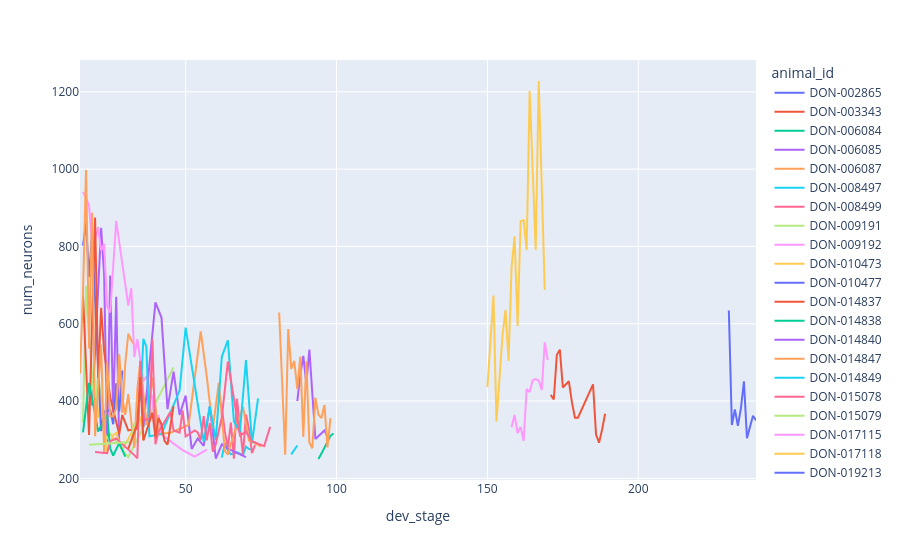

The notebook cell this image was saved under:
### Markdown cell above
Here's a view of how the number of neurons varies per animal throughout development.

### Code cell
summaries_df_connect_thresh = connect_thresh_grouping.get_group(CONNECT_THRESH).copy(
    deep=True
)
fig = px.line(
    summaries_df_connect_thresh, x="dev_stage", y="num_neurons", color="animal_id"
)
fig.show()

### Figure 1 — Plotly figure (JSON) as saved in the notebook; plotly's stock layout.template omitted (floating-point values rounded to 4 significant figures)
{"data": [{"hovertemplate": "animal_id=DON-002865<br>dev_stage=%{x}<br>num_neurons=%{y}<extra></extra>", "legendgroup": "DON-002865", "line": {"color": "#636efa", "dash": "solid"}, "marker": {"symbol": "circle"}, "mode": "lines", "name": "DON-002865", "orientation": "v", "showlegend": true, "type": "scatter", "x": [230, 231, 232, 233, 234, 235, 236, 238, 239], "xaxis": "x", "y": [634, 338, 378, 336, 381, 451, 304, 362, 350], "yaxis": "y"}, {"hovertemplate": "animal_id=DON-003343<br>dev_stage=%{x}<br>num_neurons=%{y}<extra></extra>", "legendgroup": "DON-003343", "line": {"color": "#EF553B", "dash": "solid"}, "marker": {"symbol": "circle"}, "mode": "lines", "name": "DON-003343", "orientation": "v", "showlegend": true, "type": "scatter", "x": [171, 172, 173, 174, 175, 177, 178, 179, 180, 184, 185, 186, 187, 188, 189], "xaxis": "x", "y": [416, 404, 519, 533, 435, 451, 397, 357, 357, 425, 443, 313, 292, 326, 367], "yaxis": "y"}, {"hovertemplate": "animal_id=DON-006084<br>dev_stage=%{x}<br>num_neurons=%{y}<extra></extra>", "legendgroup": "DON-006084", "line": {"color": "#00cc96", "dash": "solid"}, "marker": {"symbol": "circle"}, "mode": "lines", "name": "DON-006084", "orientation": "v", "showlegend": true, "type": "scatter", "x": [20], "xaxis": "x", "y": [302], "yaxis": "y"}, {"hovertemplate": "animal_id=DON-006085<br>dev_stage=%{x}<br>num_neurons=%{y}<extra></extra>", "legendgroup": "DON-006085", "line": {"color": "#ab63fa", "dash": "solid"}, "marker": {"symbol": "circle"}, "mode": "lines", "name": "DON-006085", "orientation": "v", "showlegend": true, "type": "scatter", "x": [19, 20, 22, 23, 24, 25, 26, 27, 28], "xaxis": "x", "y": [388, 528, 848, 726, 295, 725, 369, 670, 288], "yaxis": "y"}, {"hovertemplate": "animal_id=DON-006087<br>dev_stage=%{x}<br>num_neurons=%{y}<extra></extra>", "legendgroup": "DON-006087", "line": {"color": "#FFA15A", "dash": "solid"}, "marker": {"symbol": "circle"}, "mode": "lines", "name": "DON-006087", "orientation": "v", "showlegend": true, "type": "scatter", "x": [26, 28, 29, 30, 31, 32, 33], "xaxis": "x", "y": [361, 473, 369, 497, 574, 557, 545], "yaxis": "y"}, {"hovertemplate": "animal_id=DON-008497<br>dev_stage=%{x}<br>num_neurons=%{y}<extra></extra>", "legendgroup": "DON-008497", "line": {"color": "#19d3f3", "dash": "solid"}, "marker": {"symbol": "circle"}, "mode": "lines", "name": "DON-008497", "orientation": "v", "showlegend": true, "type": "scatter", "x": [62, 63, 64, 65, 67, 69, 70, 71, 72], "xaxis": "x", "y": [254, 291, 272, 262, 267, 260, 282, 276, 274], "yaxis": "y"}, {"hovertemplate": "animal_id=DON-008499<br>dev_stage=%{x}<br>num_neurons=%{y}<extra></extra>", "legendgroup": "DON-008499", "line": {"color": "#FF6692", "dash": "solid"}, "marker": {"symbol": "circle"}, "mode": "lines", "name": "DON-008499", "orientation": "v", "showlegend": true, "type": "scatter", "x": [61, 62, 63, 64, 65, 66, 67, 69, 70, 71, 72, 73], "xaxis": "x", "y": [412, 383, 320, 280, 344, 251, 406, 261, 365, 328, 265, 286], "yaxis": "y"}, {"hovertemplate": "animal_id=DON-009191<br>dev_stage=%{x}<br>num_neurons=%{y}<extra></extra>", "legendgroup": "DON-009191", "line": {"color": "#B6E880", "dash": "solid"}, "marker": {"symbol": "circle"}, "mode": "lines", "name": "DON-009191", "orientation": "v", "showlegend": true, "type": "scatter", "x": [16, 17, 18, 19, 20, 21, 23, 24, 25, 30, 31, 46], "xaxis": "x", "y": [345, 698, 575, 458, 362, 472, 319, 302, 315, 264, 255, 487], "yaxis": "y"}, {"hovertemplate": "animal_id=DON-009192<br>dev_stage=%{x}<br>num_neurons=%{y}<extra></extra>", "legendgroup": "DON-009192", "line": {"color": "#FF97FF", "dash": "solid"}, "marker": {"symbol": "circle"}, "mode": "lines", "name": "DON-009192", "orientation": "v", "showlegend": true, "type": "scatter", "x": [16, 18, 19, 20, 21, 22, 23, 24, 25, 27, 31, 32, 33, 34, 36, 37, 39, 40, 41, 42, 49, 53, 57], "xaxis": "x", "y": [941, 908, 804, 817, 850, 789, 807, 644, 629, 866, 647, 692, 514, 560, 451, 464, 407, 321, 364, 313, 273, 256, 274], "yaxis": "y"}, {"hovertemplate": "animal_id=DON-010473<br>dev_stage=%{x}<br>num_neurons=%{y}<extra></extra>", "legendgroup": "DON-010473", "line": {"color": "#FECB52", "dash": "solid"}, "marker": {"symbol": "circle"}, "mode": "lines", "name": "DON-010473", "orientation": "v", "showlegend": true, "type": "scatter", "x": [21, 22, 24, 26, 27, 29, 35, 36], "xaxis": "x", "y": [357, 414, 268, 312, 317, 274, 359, 299], "yaxis": "y"}, {"hovertemplate": "animal_id=DON-010477<br>dev_stage=%{x}<br>num_neurons=%{y}<extra></extra>", "legendgroup": "DON-010477", "line": {"color": "#636efa", "dash": "solid"}, "marker": {"symbol": "circle"}, "mode": "lines", "name": "DON-010477", "orientation": "v", "showlegend": true, "type": "scatter", "x": [16, 17, 18, 19, 22, 23, 25, 26, 27, 28, 29], "xaxis": "x", "y": [802, 860, 721, 830, 322, 373, 377, 340, 446, 373, 479], "yaxis": "y"}, {"hovertemplate": "animal_id=DON-014837<br>dev_stage=%{x}<br>num_neurons=%{y}<extra></extra>", "legendgroup": "DON-014837", "line": {"color": "#EF553B", "dash": "solid"}, "marker": {"symbol": "circle"}, "mode": "lines", "name": "DON-014837", "orientation": "v", "showlegend": true, "type": "scatter", "x": [16, 18, 19, 20, 21, 22, 23, 25, 28, 29, 31, 34, 35], "xaxis": "x", "y": [673, 312, 601, 875, 460, 641, 529, 410, 314, 364, 324, 328, 444], "yaxis": "y"}, {"hovertemplate": "animal_id=DON-014838<br>dev_stage=%{x}<br>num_neurons=%{y}<extra></extra>", "legendgroup": "DON-014838", "line": {"color": "#00cc96", "dash": "solid"}, "marker": {"symbol": "circle"}, "mode": "lines", "name": "DON-014838", "orientation": "v", "showlegend": true, "type": "scatter", "x": [16, 17, 18, 20, 21, 24, 25, 26, 28, 30], "xaxis": "x", "y": [319, 387, 447, 367, 321, 363, 277, 259, 291, 256], "yaxis": "y"}, {"hovertemplate": "animal_id=DON-014840<br>dev_stage=%{x}<br>num_neurons=%{y}<extra></extra>", "legendgroup": "DON-014840", "line": {"color": "#ab63fa", "dash": "solid"}, "marker": {"symbol": "circle"}, "mode": "lines", "name": "DON-014840", "orientation": "v", "showlegend": true, "type": "scatter", "x": [36, 40, 42, 44, 46, 48, 50, 52, 54, 56, 58, 60, 62, 64, 70], "xaxis": "x", "y": [333, 655, 616, 379, 476, 364, 414, 276, 303, 284, 387, 251, 288, 277, 255], "yaxis": "y"}, {"hovertemplate": "animal_id=DON-014847<br>dev_stage=%{x}<br>num_neurons=%{y}<extra></extra>", "legendgroup": "DON-014847", "line": {"color": "#FFA15A", "dash": "solid"}, "marker": {"symbol": "circle"}, "mode": "lines", "name": "DON-014847", "orientation": "v", "showlegend": true, "type": "scatter", "x": [15, 16, 17, 18, 19, 20, 22, 23, 24, 25, 26, 27, 28, 29, 30, 31, 32, 33, 34, 35, 37, 39, 41, 45, 51, 55, 57, 59, 61, 63, 64, 65, 69, 71, 75], "xaxis": "x", "y": [471, 680, 998, 536, 887, 309, 546, 264, 500, 361, 360, 381, 521, 410, 364, 418, 347, 279, 431, 503, 338, 462, 315, 318, 338, 580, 464, 329, 447, 271, 261, 289, 385, 298, 283], "yaxis": "y"}, {"hovertemplate": "animal_id=DON-014849<br>dev_stage=%{x}<br>num_neurons=%{y}<extra></extra>", "legendgroup": "DON-014849", "line": {"color": "#19d3f3", "dash": "solid"}, "marker": {"symbol": "circle"}, "mode": "lines", "name": "DON-014849", "orientation": "v", "showlegend": true, "type": "scatter", "x": [35, 36, 37, 38, 42, 48, 50, 56, 58, 60, 62, 64, 66, 68, 70, 72, 74], "xaxis": "x", "y": [401, 561, 540, 309, 315, 427, 590, 295, 386, 299, 515, 557, 347, 320, 506, 292, 407], "yaxis": "y"}, {"hovertemplate": "animal_id=DON-015078<br>dev_stage=%{x}<br>num_neurons=%{y}<extra></extra>", "legendgroup": "DON-015078", "line": {"color": "#FF6692", "dash": "solid"}, "marker": {"symbol": "circle"}, "mode": "lines", "name": "DON-015078", "orientation": "v", "showlegend": true, "type": "scatter", "x": [20, 24, 25, 27, 33, 34, 35, 36, 38, 39, 40, 41, 45, 46, 47, 48, 49, 50, 53, 54, 55, 56, 57, 58, 59, 60, 62, 64, 68, 70, 72, 76, 78], "xaxis": "x", "y": [268, 265, 296, 303, 260, 252, 504, 352, 352, 560, 288, 320, 372, 324, 321, 318, 376, 308, 324, 319, 299, 361, 298, 343, 269, 288, 358, 502, 311, 320, 296, 283, 333], "yaxis": "y"}, {"hovertemplate": "animal_id=DON-015079<br>dev_stage=%{x}<br>num_neurons=%{y}<extra></extra>", "legendgroup": "DON-015079", "line": {"color": "#B6E880", "dash": "solid"}, "marker": {"symbol": "circle"}, "mode": "lines", "name": "DON-015079", "orientation": "v", "showlegend": true, "type": "scatter", "x": [18, 32, 33], "xaxis": "x", "y": [287, 294, 344], "yaxis": "y"}, {"hovertemplate": "animal_id=DON-017115<br>dev_stage=%{x}<br>num_neurons=%{y}<extra></extra>", "legendgroup": "DON-017115", "line": {"color": "#FF97FF", "dash": "solid"}, "marker": {"symbol": "circle"}, "mode": "lines", "name": "DON-017115", "orientation": "v", "showlegend": true, "type": "scatter", "x": [158, 159, 160, 161, 162, 163, 164, 165, 166, 167, 168, 169, 170], "xaxis": "x", "y": [332, 364, 317, 333, 297, 431, 423, 454, 457, 453, 429, 552, 506], "yaxis": "y"}, {"hovertemplate": "animal_id=DON-017118<br>dev_stage=%{x}<br>num_neurons=%{y}<extra></extra>", "legendgroup": "DON-017118", "line": {"color": "#FECB52", "dash": "solid"}, "marker": {"symbol": "circle"}, "mode": "lines", "name": "DON-017118", "orientation": "v", "showlegend": true, "type": "scatter", "x": [150, 151, 152, 153, 155, 156, 157, 158, 159, 160, 161, 162, 163, 164, 166, 167, 169], "xaxis": "x", "y": [436, 547, 673, 347, 569, 636, 504, 745, 826, 594, 865, 868, 791, 1202, 791, 1228, 688], "yaxis": "y"}, {"hovertemplate": "animal_id=DON-019213<br>dev_stage=%{x}<br>num_neurons=%{y}<extra></extra>", "legendgroup": "DON-019213", "line": {"color": "#636efa", "dash": "solid"}, "marker": {"symbol": "circle"}, "mode": "lines", "name": "DON-019213", "orientation": "v", "showlegend": true, "type": "scatter", "x": [34], "xaxis": "x", "y": [292], "yaxis": "y"}, {"hovertemplate": "animal_id=DON-019542<br>dev_stage=%{x}<br>num_neurons=%{y}<extra></extra>", "legendgroup": "DON-019542", "line": {"color": "#EF553B", "dash": "solid"}, "marker": {"symbol": "circle"}, "mode": "lines", "name": "DON-019542", "orientation": "v", "showlegend": true, "type": "scatter", "x": [31, 34, 35, 36, 39, 40, 41, 42, 43, 44, 46], "xaxis": "x", "y": [276, 341, 462, 298, 370, 306, 356, 340, 297, 287, 387], "yaxis": "y"}, {"hovertemplate": "animal_id=DON-019608<br>dev_stage=%{x}<br>num_neurons=%{y}<extra></extra>", "legendgroup": "DON-019608", "line": {"color": "#00cc96", "dash": "solid"}, "marker": {"symbol": "circle"}, "mode": "lines", "name": "DON-019608", "orientation": "v", "showlegend": true, "type": "scatter", "x": [94, 95, 98, 99], "xaxis": "x", "y": [250, 264, 310, 316], "yaxis": "y"}, {"hovertemplate": "animal_id=DON-019609<br>dev_stage=%{x}<br>num_neurons=%{y}<extra></extra>", "legendgroup": "DON-019609", "line": {"color": "#ab63fa", "dash": "solid"}, "marker": {"symbol": "circle"}, "mode": "lines", "name": "DON-019609", "orientation": "v", "showlegend": true, "type": "scatter", "x": [87, 88, 89, 90, 91, 93, 96, 97], "xaxis": "x", "y": [400, 467, 517, 445, 533, 302, 324, 308], "yaxis": "y"}, {"hovertemplate": "animal_id=DON-019747<br>dev_stage=%{x}<br>num_neurons=%{y}<extra></extra>", "legendgroup": "DON-019747", "line": {"color": "#FFA15A", "dash": "solid"}, "marker": {"symbol": "circle"}, "mode": "lines", "name": "DON-019747", "orientation": "v", "showlegend": true, "type": "scatter", "x": [81, 83, 84, 85, 86, 87, 88, 89, 90, 91, 92, 93, 94, 95, 96, 97, 98], "xaxis": "x", "y": [629, 261, 586, 483, 504, 431, 515, 307, 502, 293, 278, 409, 365, 356, 390, 280, 356], "yaxis": "y"}, {"hovertemplate": "animal_id=DON-019748<br>dev_stage=%{x}<br>num_neurons=%{y}<extra></extra>", "legendgroup": "DON-019748", "line": {"color": "#19d3f3", "dash": "solid"}, "marker": {"symbol": "circle"}, "mode": "lines", "name": "DON-019748", "orientation": "v", "showlegend": true, "type": "scatter", "x": [85, 87], "xaxis": "x", "y": [262, 285], "yaxis": "y"}], "layout": {"legend": {"title": {"text": "animal_id"}, "tracegroupgap": 0}, "margin": {"t": 60}, "xaxis": {"anchor": "y", "domain": [0, 1], "title": {"text": "dev_stage"}}, "yaxis": {"anchor": "x", "domain": [0, 1], "title": {"text": "num_neurons"}}}}
